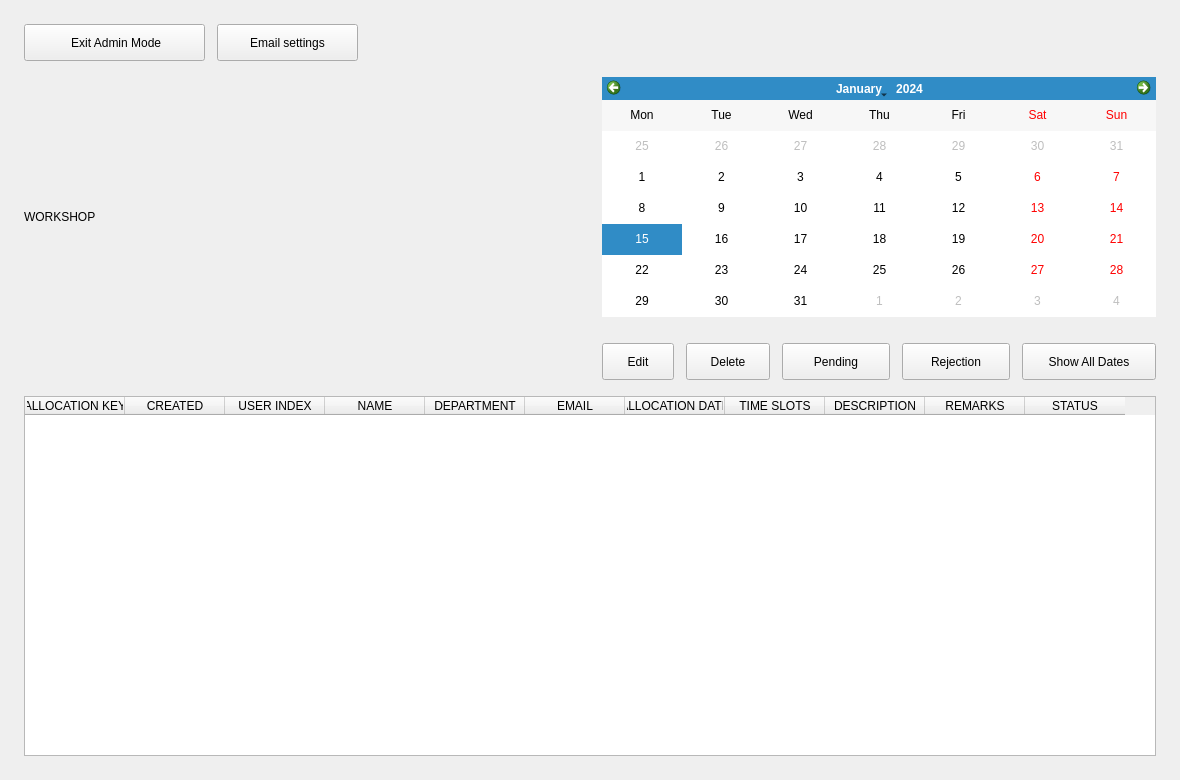
<?xml version='1.0' encoding='utf-8'?>
<ui version="4.0">
 <class>page4Widget</class>
 <widget class="QWidget" name="page4Widget">
  <property name="geometry">
   <rect>
    <x>0</x>
    <y>0</y>
    <width>1180</width>
    <height>780</height>
   </rect>
  </property>
  <property name="darkStyleSheet" stdset="0">
   <string notr="true">QWidget { font-family: "Segoe UI"; font-size: 10pt; }
QWidget { color:#F1F5F9;   }
QMainWindow, QStackedWidget, QWidget#page0Widget, QWidget#page1Widget, QWidget#page2Widget, QWidget#page3Widget, QWidget#page4Widget { background:#0F172A; }
QScrollArea { border:none; background:transparent; }
QScrollArea &gt; QWidget &gt; QWidget { background:#0F172A; }
QScrollArea#cardsScrollArea &gt; QWidget, QWidget#cardsScrollContents { background:transparent; }
QLabel { background:transparent; }
QLabel#welcomeTitle { color:#AABAD0;   }
QLabel#syncLabTitle {   }
QLabel#syncLabSubtitle {   }
QLabel#welcomeDesc, QLabel#selectedDescLabel2, QLabel#adminWsDescLbl { color:#AABAD0;  }
QLabel#selectTitleLabel, QLabel#selectedNameLabel2, QLabel#confirmTitleLbl, QLabel#adminWsTitleLbl {   }
QLineEdit, QTextEdit, QComboBox { background:#1E293B; border:1px solid #43536B; border-radius:7px; padding:8px; selection-background-color:#2563EB; selection-color:white; }
QLineEdit:focus, QTextEdit:focus, QComboBox:focus { border:1px solid #2563EB; }
QComboBox QAbstractItemView { background:#1E293B; color:#F1F5F9; selection-background-color:#2563EB; selection-color:white; }
QPushButton { background:#1E293B; color:#F1F5F9; border:1px solid #43536B; border-radius:8px; padding:9px 14px;  }
QPushButton:hover, QPushButton:focus { background:#253C61; border-color:#2563EB; }
QPushButton:pressed { border:2px solid #2563EB; }
QPushButton#allocateNowBtn, QPushButton#nextBtn, QPushButton#nextTo3Btn, QPushButton#submitBtn, QPushButton#updateBtn { background:#2563EB; color:white; border:1px solid #2563EB; }
QPushButton#allocateNowBtn:hover, QPushButton#nextBtn:hover, QPushButton#nextTo3Btn:hover, QPushButton#submitBtn:hover, QPushButton#updateBtn:hover { background:#1D4ED8; }
QPushButton#deleteBtn, QPushButton#adminDelBtn { color:#FDA4AF; }
QPushButton[timeSlot=true] { padding:10px 8px; }
QPushButton:checked { background:#2563EB; color:white; border-color:#2563EB; }
QPushButton:disabled { background:#0F172A; color:#AABAD0; border:1px solid #43536B; }
QPushButton#allocateNowBtn:disabled, QPushButton#nextBtn:disabled, QPushButton#nextTo3Btn:disabled, QPushButton#submitBtn:disabled, QPushButton#updateBtn:disabled, QPushButton#deleteBtn:disabled, QPushButton#adminDelBtn:disabled { background:#0F172A; color:#AABAD0; border:1px solid #43536B; }
QFrame#summaryBox { background:#253C61; border:1px solid #43536B; border-radius:10px; }
QLabel#summaryDateLbl { color:#8DB8FF;  }
QTableWidget { background:#1E293B; alternate-background-color:#0F172A; border:1px solid #43536B; gridline-color:#43536B; selection-background-color:#253C61; selection-color:#F1F5F9; }
QHeaderView::section { font-weight:600; background:#253C61; color:#F1F5F9; border:none; padding:10px;  }
QTableWidget QLineEdit, QTableWidget QComboBox { padding:4px; border-radius:4px; }
QCalendarWidget { background:#1E293B; border:1px solid #43536B; border-radius:8px; }
QCalendarWidget QWidget#qt_calendar_navigationbar { background:#2563EB; }
QCalendarWidget QToolButton { font-weight:600; color:white; background:transparent; padding:6px;  }
QCalendarWidget QMenu, QCalendarWidget QSpinBox { background:#1E293B; color:#F1F5F9; }
QCalendarWidget QAbstractItemView { background:#1E293B; color:#F1F5F9; selection-background-color:#2563EB; selection-color:white; outline:0; }
QToolTip { background:#1E293B; color:#F1F5F9; border:1px solid #43536B; padding:6px; }
#page4Widget { font-family: "Segoe UI"; font-size: 10pt; font-weight: normal; }
#adminBackBtn { font-family: "Segoe UI"; font-size: 10pt; font-weight: bold; }
#adminImgLabel { font-family: "Segoe UI"; font-size: 10pt; font-weight: normal; }
#adminWsTitleLbl { font-family: "Segoe UI"; font-size: 19pt; font-weight: bold; }
#adminWsDescLbl { font-family: "Segoe UI"; font-size: 11pt; font-weight: normal; }
#adminSettingsBtn { font-family: "Segoe UI"; font-size: 10pt; font-weight: bold; }
#adminShowAllBtn { font-family: "Segoe UI"; font-size: 10pt; font-weight: bold; }
#adminCalFrame { font-family: "Segoe UI"; font-size: 10pt; font-weight: normal; }
#adminCalendar { font-family: "Segoe UI"; font-size: 10pt; font-weight: normal; }
#adminEditBtn { font-family: "Segoe UI"; font-size: 10pt; font-weight: bold; }
#adminDelBtn { font-family: "Segoe UI"; font-size: 10pt; font-weight: bold; }
#pendingEmailBtn { font-family: "Segoe UI"; font-size: 10pt; font-weight: bold; }
#rejectEmailBtn { font-family: "Segoe UI"; font-size: 10pt; font-weight: bold; }
#mainTable { font-family: "Segoe UI"; font-size: 10pt; font-weight: normal; }
CustomCalendarWidget {
 qproperty-approvedColor: #166534;
 qproperty-pendingColor: #92400E;
 qproperty-rejectedColor: #B91C1C;
 qproperty-badgeTextColor: #FFFFFF;
 qproperty-headerBackground: #DBEAFE;
 qproperty-headerForeground: #1E40AF;
 qproperty-badgeFontSize: 11;
}</string>
  </property>
  <property name="styleSheet">
   <string notr="true">QWidget { font-family: "Segoe UI"; font-size: 10pt; }
QWidget { color:#17243B;   }
QMainWindow, QStackedWidget, QWidget#page0Widget, QWidget#page1Widget, QWidget#page2Widget, QWidget#page3Widget, QWidget#page4Widget { background:#F4F7FB; }
QScrollArea { border:none; background:transparent; }
QScrollArea &gt; QWidget &gt; QWidget { background:#F4F7FB; }
QScrollArea#cardsScrollArea &gt; QWidget, QWidget#cardsScrollContents { background:transparent; }
QLabel { background:transparent; }
QLabel#welcomeTitle { color:#52647D;   }
QLabel#syncLabTitle {   }
QLabel#syncLabSubtitle {   }
QLabel#welcomeDesc, QLabel#selectedDescLabel2, QLabel#adminWsDescLbl { color:#52647D;  }
QLabel#selectTitleLabel, QLabel#selectedNameLabel2, QLabel#confirmTitleLbl, QLabel#adminWsTitleLbl {   }
QLineEdit, QTextEdit, QComboBox { background:#FFFFFF; border:1px solid #D4DEEB; border-radius:7px; padding:8px; selection-background-color:#2563EB; selection-color:white; }
QLineEdit:focus, QTextEdit:focus, QComboBox:focus { border:1px solid #2563EB; }
QComboBox QAbstractItemView { background:#FFFFFF; color:#17243B; selection-background-color:#2563EB; selection-color:white; }
QPushButton { background:#FFFFFF; color:#17243B; border:1px solid #D4DEEB; border-radius:8px; padding:9px 14px;  }
QPushButton:hover, QPushButton:focus { background:#EAF2FF; border-color:#2563EB; }
QPushButton:pressed { border:2px solid #2563EB; }
QPushButton#allocateNowBtn, QPushButton#nextBtn, QPushButton#nextTo3Btn, QPushButton#submitBtn, QPushButton#updateBtn { background:#2563EB; color:white; border:1px solid #2563EB; }
QPushButton#allocateNowBtn:hover, QPushButton#nextBtn:hover, QPushButton#nextTo3Btn:hover, QPushButton#submitBtn:hover, QPushButton#updateBtn:hover { background:#1D4ED8; }
QPushButton#deleteBtn, QPushButton#adminDelBtn { color:#BE123C; }
QPushButton[timeSlot=true] { padding:10px 8px; }
QPushButton:checked { background:#2563EB; color:white; border-color:#2563EB; }
QPushButton:disabled { background:#F4F7FB; color:#52647D; border:1px solid #D4DEEB; }
QPushButton#allocateNowBtn:disabled, QPushButton#nextBtn:disabled, QPushButton#nextTo3Btn:disabled, QPushButton#submitBtn:disabled, QPushButton#updateBtn:disabled, QPushButton#deleteBtn:disabled, QPushButton#adminDelBtn:disabled { background:#F4F7FB; color:#52647D; border:1px solid #D4DEEB; }
QFrame#summaryBox { background:#EAF2FF; border:1px solid #D4DEEB; border-radius:10px; }
QLabel#summaryDateLbl { color:#2563EB;  }
QTableWidget { background:#FFFFFF; alternate-background-color:#F4F7FB; border:1px solid #D4DEEB; gridline-color:#D4DEEB; selection-background-color:#EAF2FF; selection-color:#17243B; }
QHeaderView::section { font-weight:600; background:#EAF2FF; color:#17243B; border:none; padding:10px;  }
QTableWidget QLineEdit, QTableWidget QComboBox { padding:4px; border-radius:4px; }
QCalendarWidget { background:#FFFFFF; border:1px solid #D4DEEB; border-radius:8px; }
QCalendarWidget QWidget#qt_calendar_navigationbar { background:#2563EB; }
QCalendarWidget QToolButton { font-weight:600; color:white; background:transparent; padding:6px;  }
QCalendarWidget QMenu, QCalendarWidget QSpinBox { background:#FFFFFF; color:#17243B; }
QCalendarWidget QAbstractItemView { background:#FFFFFF; color:#17243B; selection-background-color:#2563EB; selection-color:white; outline:0; }
QToolTip { background:#FFFFFF; color:#17243B; border:1px solid #D4DEEB; padding:6px; }
#page4Widget { font-family: "Segoe UI"; font-size: 10pt; font-weight: normal; }
#adminBackBtn { font-family: "Segoe UI"; font-size: 10pt; font-weight: bold; }
#adminImgLabel { font-family: "Segoe UI"; font-size: 10pt; font-weight: normal; }
#adminWsTitleLbl { font-family: "Segoe UI"; font-size: 19pt; font-weight: bold; }
#adminWsDescLbl { font-family: "Segoe UI"; font-size: 11pt; font-weight: normal; }
#adminSettingsBtn { font-family: "Segoe UI"; font-size: 10pt; font-weight: bold; }
#adminShowAllBtn { font-family: "Segoe UI"; font-size: 10pt; font-weight: bold; }
#adminCalFrame { font-family: "Segoe UI"; font-size: 10pt; font-weight: normal; }
#adminCalendar { font-family: "Segoe UI"; font-size: 10pt; font-weight: normal; }
#adminEditBtn { font-family: "Segoe UI"; font-size: 10pt; font-weight: bold; }
#adminDelBtn { font-family: "Segoe UI"; font-size: 10pt; font-weight: bold; }
#pendingEmailBtn { font-family: "Segoe UI"; font-size: 10pt; font-weight: bold; }
#rejectEmailBtn { font-family: "Segoe UI"; font-size: 10pt; font-weight: bold; }
#mainTable { font-family: "Segoe UI"; font-size: 10pt; font-weight: normal; }
CustomCalendarWidget {
 qproperty-approvedColor: #166534;
 qproperty-pendingColor: #92400E;
 qproperty-rejectedColor: #B91C1C;
 qproperty-badgeTextColor: #FFFFFF;
 qproperty-headerBackground: #DBEAFE;
 qproperty-headerForeground: #1E40AF;
 qproperty-badgeFontSize: 11;
}</string>
  </property>
  <widget class="QPushButton" name="adminBackBtn">
   <property name="geometry">
    <rect>
     <x>24</x>
     <y>24</y>
     <width>181</width>
     <height>37</height>
    </rect>
   </property>
   <property name="cursor">
    <cursorShape>PointingHandCursor</cursorShape>
   </property>
   <property name="text">
    <string> Exit Admin Mode</string>
   </property>
  </widget>
  <widget class="QLabel" name="adminImgLabel">
   <property name="geometry">
    <rect>
     <x>24</x>
     <y>89</y>
     <width>200</width>
     <height>111</height>
    </rect>
   </property>
   <property name="textFormat">
    <enum>Qt::TextFormat::PlainText</enum>
   </property>
   <property name="alignment">
    <set>Qt::AlignmentFlag::AlignCenter</set>
   </property>
  </widget>
  <widget class="QLabel" name="adminWsTitleLbl">
   <property name="geometry">
    <rect>
     <x>24</x>
     <y>210</y>
     <width>554</width>
     <height>66</height>
    </rect>
   </property>
   <property name="text">
    <string>WORKSHOP</string>
   </property>
   <property name="textFormat">
    <enum>Qt::TextFormat::PlainText</enum>
   </property>
   <property name="alignment">
    <set>Qt::AlignmentFlag::AlignLeading|Qt::AlignmentFlag::AlignLeft|Qt::AlignmentFlag::AlignTop</set>
   </property>
   <property name="wordWrap">
    <bool>true</bool>
   </property>
  </widget>
  <widget class="QLabel" name="adminWsDescLbl">
   <property name="geometry">
    <rect>
     <x>24</x>
     <y>270</y>
     <width>554</width>
     <height>40</height>
    </rect>
   </property>
   <property name="textFormat">
    <enum>Qt::TextFormat::PlainText</enum>
   </property>
   <property name="alignment">
    <set>Qt::AlignmentFlag::AlignLeading|Qt::AlignmentFlag::AlignLeft|Qt::AlignmentFlag::AlignTop</set>
   </property>
   <property name="wordWrap">
    <bool>true</bool>
   </property>
  </widget>
  <widget class="QPushButton" name="adminSettingsBtn">
   <property name="geometry">
    <rect>
     <x>217</x>
     <y>24</y>
     <width>141</width>
     <height>37</height>
    </rect>
   </property>
   <property name="cursor">
    <cursorShape>PointingHandCursor</cursorShape>
   </property>
   <property name="text">
    <string>Email settings</string>
   </property>
  </widget>
  <widget class="QPushButton" name="adminShowAllBtn">
   <property name="geometry">
    <rect>
     <x>1022</x>
     <y>343</y>
     <width>134</width>
     <height>37</height>
    </rect>
   </property>
   <property name="cursor">
    <cursorShape>PointingHandCursor</cursorShape>
   </property>
   <property name="text">
    <string>Show All Dates</string>
   </property>
  </widget>
  <widget class="CustomCalendarWidget" name="adminCalendar">
   <property name="geometry">
    <rect>
     <x>602</x>
     <y>77</y>
     <width>554</width>
     <height>240</height>
    </rect>
   </property>
   <property name="verticalHeaderFormat">
    <enum>QCalendarWidget::VerticalHeaderFormat::NoVerticalHeader</enum>
   </property>
  </widget>
  <widget class="QPushButton" name="adminEditBtn">
   <property name="geometry">
    <rect>
     <x>602</x>
     <y>343</y>
     <width>72</width>
     <height>37</height>
    </rect>
   </property>
   <property name="cursor">
    <cursorShape>PointingHandCursor</cursorShape>
   </property>
   <property name="text">
    <string>Edit</string>
   </property>
  </widget>
  <widget class="QPushButton" name="adminDelBtn">
   <property name="geometry">
    <rect>
     <x>686</x>
     <y>343</y>
     <width>84</width>
     <height>37</height>
    </rect>
   </property>
   <property name="cursor">
    <cursorShape>PointingHandCursor</cursorShape>
   </property>
   <property name="text">
    <string>Delete</string>
   </property>
  </widget>
  <widget class="QPushButton" name="pendingEmailBtn">
   <property name="geometry">
    <rect>
     <x>782</x>
     <y>343</y>
     <width>108</width>
     <height>37</height>
    </rect>
   </property>
   <property name="cursor">
    <cursorShape>PointingHandCursor</cursorShape>
   </property>
   <property name="text">
    <string>Pending</string>
   </property>
  </widget>
  <widget class="QPushButton" name="rejectEmailBtn">
   <property name="geometry">
    <rect>
     <x>902</x>
     <y>343</y>
     <width>108</width>
     <height>37</height>
    </rect>
   </property>
   <property name="cursor">
    <cursorShape>PointingHandCursor</cursorShape>
   </property>
   <property name="text">
    <string>Rejection</string>
   </property>
  </widget>
  <widget class="QTableWidget" name="mainTable">
   <property name="geometry">
    <rect>
     <x>24</x>
     <y>396</y>
     <width>1132</width>
     <height>360</height>
    </rect>
   </property>
   <property name="editTriggers">
    <set>QAbstractItemView::EditTrigger::NoEditTriggers</set>
   </property>
   <property name="alternatingRowColors">
    <bool>true</bool>
   </property>
   <property name="selectionMode">
    <enum>QAbstractItemView::SelectionMode::SingleSelection</enum>
   </property>
   <property name="selectionBehavior">
    <enum>QAbstractItemView::SelectionBehavior::SelectRows</enum>
   </property>
   <property name="verticalScrollMode">
    <enum>QAbstractItemView::ScrollMode::ScrollPerPixel</enum>
   </property>
   <property name="horizontalScrollMode">
    <enum>QAbstractItemView::ScrollMode::ScrollPerPixel</enum>
   </property>
   <property name="wordWrap">
    <bool>false</bool>
   </property>
   <property name="columnCount">
    <number>11</number>
   </property>
   <column>
    <property name="text">
     <string>ALLOCATION KEY</string>
    </property>
   </column>
   <column>
    <property name="text">
     <string>CREATED</string>
    </property>
   </column>
   <column>
    <property name="text">
     <string>USER INDEX</string>
    </property>
   </column>
   <column>
    <property name="text">
     <string>NAME</string>
    </property>
   </column>
   <column>
    <property name="text">
     <string>DEPARTMENT</string>
    </property>
   </column>
   <column>
    <property name="text">
     <string>EMAIL</string>
    </property>
   </column>
   <column>
    <property name="text">
     <string>ALLOCATION DATE</string>
    </property>
   </column>
   <column>
    <property name="text">
     <string>TIME SLOTS</string>
    </property>
   </column>
   <column>
    <property name="text">
     <string>DESCRIPTION</string>
    </property>
   </column>
   <column>
    <property name="text">
     <string>REMARKS</string>
    </property>
   </column>
   <column>
    <property name="text">
     <string>STATUS</string>
    </property>
   </column>
  </widget>
 </widget>
 <customwidgets>
  <customwidget>
   <class>CustomCalendarWidget</class>
   <extends>QCalendarWidget</extends>
   <header>customcalendarwidget.h</header>
  </customwidget>
 </customwidgets>
 <resources />
 <connections />
</ui>
